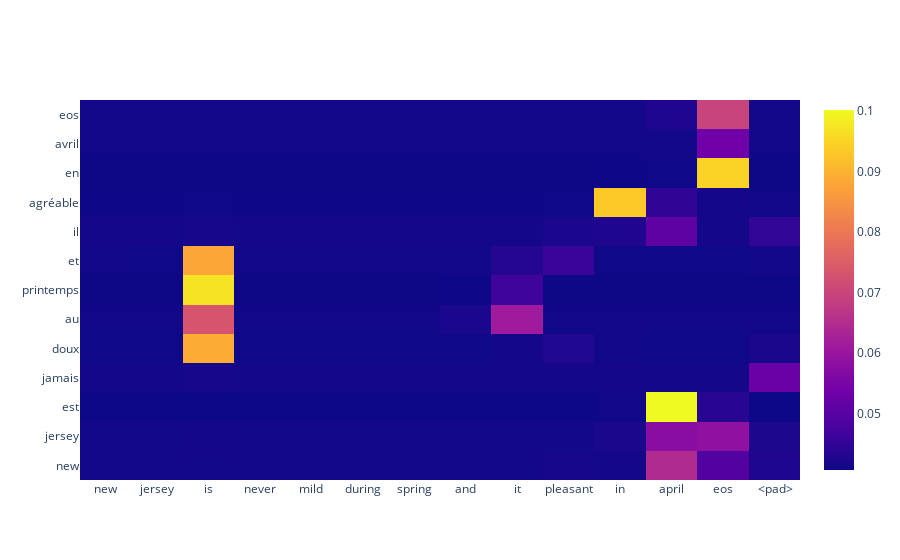

The code cell stored with this chart in its notebook:
### Code cell
r=np.random.randint(0,len(en_sent_clean)-1)
entext=en_sent_clean[r]
ground=fr_sent_clean[r]
print(entext)
print(ground)


entoken=toknizer_en.texts_to_sequences([entext])
entokenpad=tf.keras.preprocessing.sequence.pad_sequences(entoken, padding='post',maxlen=maxlen)

frtext='sos'
i=0
attnsion=[]
while True:
  frtoken=toknizer_fr.texts_to_sequences([frtext])
  frtokenpad=tf.keras.preprocessing.sequence.pad_sequences(frtoken, padding='post',maxlen=maxlen)
  preds,attn=model2.predict([entokenpad,frtokenpad])
  word_attn=attn[0,i]
  index=np.argmax(preds[0,i])
  word=list(toknizer_fr.word_index.keys())[list(toknizer_fr.word_index.values()).index(index)]
  if word == 'eos':
    frtext=frtext+' '+'eos'
    attnsion.append(word_attn.tolist())
    break
  frtext=frtext+' '+word
  attnsion.append(word_attn.tolist())
  i+=1
print(frtext)
att_n=np.array(attnsion)
entextpad= entext.split()

while True:
  if len( entextpad ) != maxlen:
    entextpad.append(' <pad>')
  else:
    break

from plotly.offline import init_notebook_mode, iplot
import plotly.graph_objects as go
init_notebook_mode(connected=True)
xmin=10
fig = go.Figure(data=go.Heatmap(
                    z=att_n,
                    x=entextpad,
                    y=frtext.split()[1:]))
fig['layout'].update(plot_bgcolor='black')
fig.show()

### Figure 1 — Plotly figure (JSON) as saved in the notebook; plotly's stock layout.template omitted (floating-point values rounded to 4 significant figures; data arrays with more than 128 entries replaced by an {"elided": "..."} marker saying what was removed)
{"data": [{"y": ["new", "jersey", "est", "jamais", "doux", "au", "printemps", "et", "il", "est", "agréable", "en", "avril", "eos"], "x": ["new", "jersey", "is", "never", "mild", "during", "spring", "and", "it", "is", "pleasant", "in", "april", "eos", " <pad>", " <pad>", " <pad>", " <pad>", " <pad>", " <pad>", " <pad>", " <pad>", " <pad>"], "z": {"elided": "14x23 float values"}, "type": "heatmap"}], "layout": {"plot_bgcolor": "black"}}
